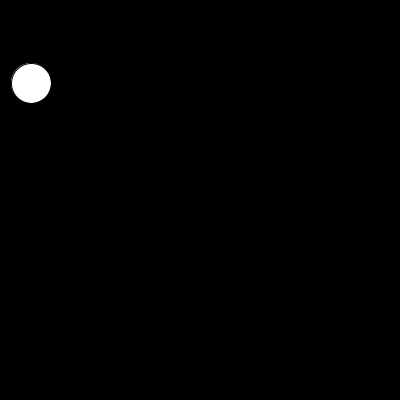
Frame 1 (no input)
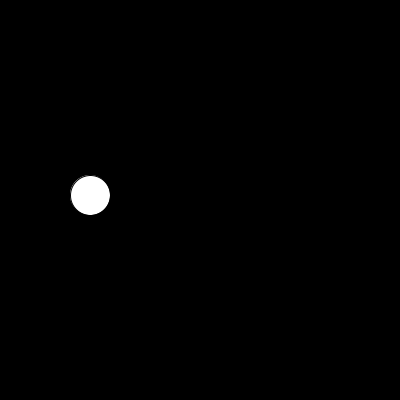
Frame 60 (the mouse pressed at the canvas centre just before this capture)
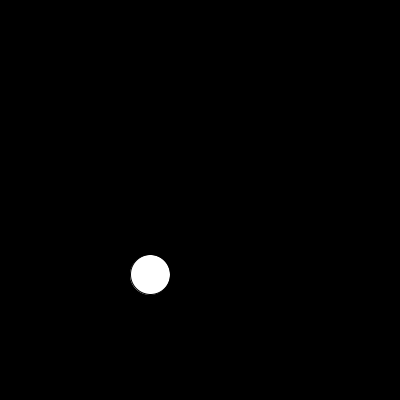
Frame 120 (the mouse held since frame 60 and released just before this capture)

The Processing sketch that drew these frames (run headless with seeded random() and noise(); from frame 60 on, the mouse is pressed at the canvas centre):

// Processing sketch: DampenedBall
// ── DampenedBall.pde
int D = 40;
int R = D/2;
float x = 30.0;
float y = 80.0;
float dx = 1.0;
float dy = 1.0;
float g = 2.0;
float damp = 0.9;

void setup() {
  size(400, 400);
}

void draw() {
  background(0);
  
  if (x + R > width) {
    dx = -abs(dx);
    dx = damp * dx;    
  } else if (x - R < 0) {
    dx = abs(dx);
    dx = damp * dx;
  }
  if (y + R > height) {
    dy = -abs(dy);
    dy = damp * dy;      
  } else if (y - R < 0) {
    dy = abs(dy);
    dy = damp * dy;
  }
  if (y + R < height) {
    dy = dy + g;
  }
  
  x = x + dx;
  y = y + dy;
  ellipse(x, y, D, D);
}
